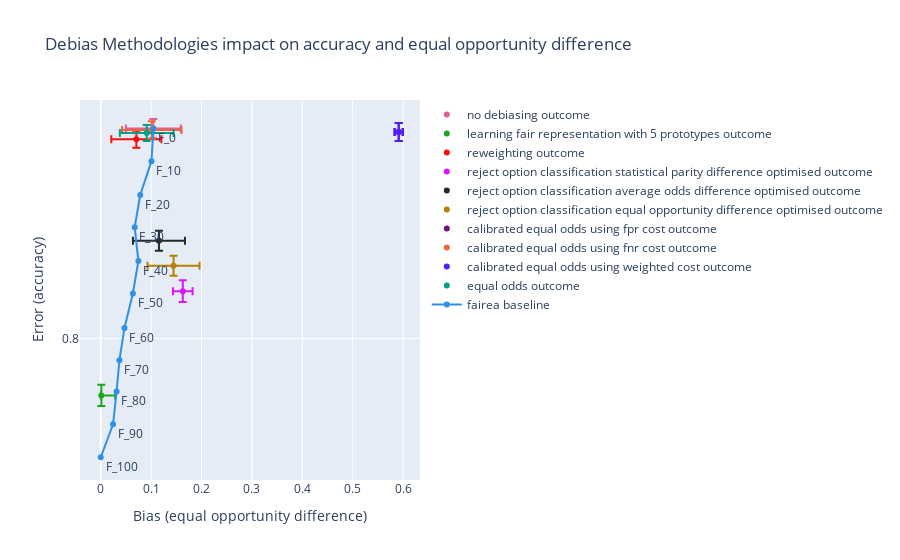

The code cell stored with this chart in its notebook:
### Code cell
random_forest_bias.show_single_graph("accuracy", "equal opportunity difference")

### Figure 1 — Plotly figure (JSON) as saved in the notebook; plotly's stock layout.template omitted (floating-point values rounded to 4 significant figures)
{"data": [{"error_x": {"array": [0.05439], "arrayminus": [0.05439], "symmetric": false, "type": "data"}, "error_y": {"array": [0.002916], "arrayminus": [0.002916], "symmetric": false, "type": "data"}, "marker": {"color": "#E15F99"}, "mode": "markers", "name": "no debiasing outcome", "showlegend": true, "type": "scatter", "x": [0.1044], "y": [0.864]}, {"error_x": {"array": [0.02741], "arrayminus": [0.001145], "symmetric": false, "type": "data"}, "error_y": {"array": [0.00321], "arrayminus": [0.00321], "symmetric": false, "type": "data"}, "marker": {"color": "#1CA71C"}, "mode": "markers", "name": "learning fair representation with 5 prototypes outcome", "showlegend": true, "type": "scatter", "x": [0.001145], "y": [0.7826]}, {"error_x": {"array": [0.04971], "arrayminus": [0.04971], "symmetric": false, "type": "data"}, "error_y": {"array": [0.002589], "arrayminus": [0.002589], "symmetric": false, "type": "data"}, "marker": {"color": "#FB0D0D"}, "mode": "markers", "name": "reweighting outcome", "showlegend": true, "type": "scatter", "x": [0.07066], "y": [0.8607]}, {"error_x": {"array": [0.01949], "arrayminus": [0.01949], "symmetric": false, "type": "data"}, "error_y": {"array": [0.003305], "arrayminus": [0.003305], "symmetric": false, "type": "data"}, "marker": {"color": "#DA16FF"}, "mode": "markers", "name": "reject option classification statistical parity difference optimised outcome", "showlegend": true, "type": "scatter", "x": [0.1628], "y": [0.8144]}, {"error_x": {"array": [0.05158], "arrayminus": [0.05158], "symmetric": false, "type": "data"}, "error_y": {"array": [0.003055], "arrayminus": [0.003055], "symmetric": false, "type": "data"}, "marker": {"color": "#222A2A"}, "mode": "markers", "name": "reject option classification average odds difference optimised outcome", "showlegend": true, "type": "scatter", "x": [0.1155], "y": [0.8297]}, {"error_x": {"array": [0.0516], "arrayminus": [0.0516], "symmetric": false, "type": "data"}, "error_y": {"array": [0.003065], "arrayminus": [0.003065], "symmetric": false, "type": "data"}, "marker": {"color": "#B68100"}, "mode": "markers", "name": "reject option classification equal opportunity difference optimised outcome", "showlegend": true, "type": "scatter", "x": [0.1444], "y": [0.8221]}, {"error_x": {"array": [0.008582], "arrayminus": [0.008582], "symmetric": false, "type": "data"}, "error_y": {"array": [0.002753], "arrayminus": [0.002753], "symmetric": false, "type": "data"}, "marker": {"color": "#750D86"}, "mode": "markers", "name": "calibrated equal odds using fpr cost outcome", "showlegend": true, "type": "scatter", "x": [0.5912], "y": [0.8629]}, {"error_x": {"array": [0.059], "arrayminus": [0.059], "symmetric": false, "type": "data"}, "error_y": {"array": [0.002655], "arrayminus": [0.002655], "symmetric": false, "type": "data"}, "marker": {"color": "#EB663B"}, "mode": "markers", "name": "calibrated equal odds using fnr cost outcome", "showlegend": true, "type": "scatter", "x": [0.1012], "y": [0.8635]}, {"error_x": {"array": [0.007516], "arrayminus": [0.007516], "symmetric": false, "type": "data"}, "error_y": {"array": [0.002716], "arrayminus": [0.002716], "symmetric": false, "type": "data"}, "marker": {"color": "#511CFB"}, "mode": "markers", "name": "calibrated equal odds using weighted cost outcome", "showlegend": true, "type": "scatter", "x": [0.5912], "y": [0.8629]}, {"error_x": {"array": [0.05334], "arrayminus": [0.05334], "symmetric": false, "type": "data"}, "error_y": {"array": [0.002439], "arrayminus": [0.002439], "symmetric": false, "type": "data"}, "marker": {"color": "#00A08B"}, "mode": "markers", "name": "equal odds outcome", "showlegend": true, "type": "scatter", "x": [0.09125], "y": [0.8626]}, {"line": {"color": "#2E91E5"}, "mode": "lines+markers+text", "name": "fairea baseline", "showlegend": true, "text": ["F_0", "F_10", "F_20", "F_30", "F_40", "F_50", "F_60", "F_70", "F_80", "F_90", "F_100"], "textposition": "bottom right", "type": "scatter", "x": [0.1044, 0.1007, 0.07836, 0.06733, 0.0747, 0.06374, 0.04706, 0.03707, 0.03145, 0.02439, 0], "y": [0.864, 0.854, 0.8437, 0.8339, 0.8236, 0.8137, 0.8032, 0.7934, 0.7838, 0.7738, 0.7638]}], "layout": {"title": {"text": "Debias Methodologies impact on accuracy and equal opportunity difference"}, "xaxis": {"dtick": 0.1, "tick0": 0, "title": {"text": "Bias (equal opportunity difference)"}}, "yaxis": {"dtick": 0.1, "tick0": 0, "title": {"text": "Error (accuracy)"}}}}
